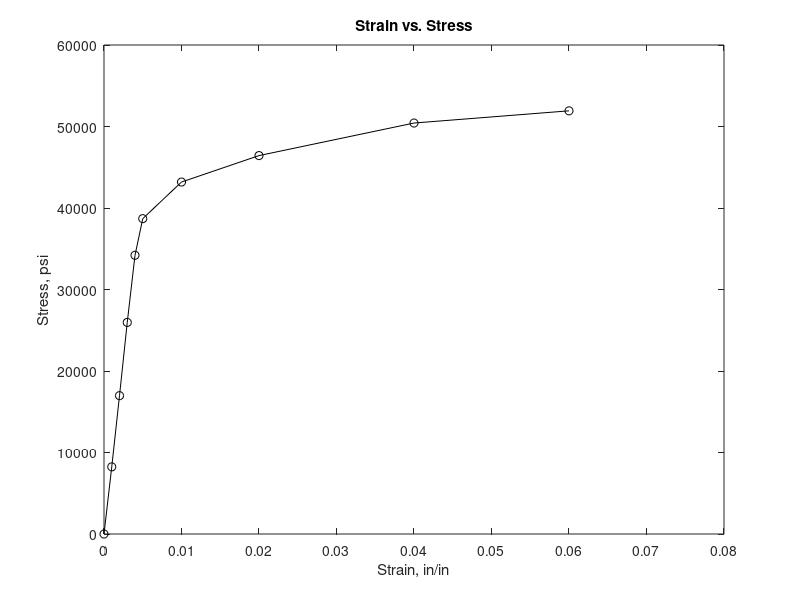

This chart was generated by the following MATLAB code:
%Homework 3/15 Problem 1: Stress vs Strain
%Create a matrix of force values. Transpose matrix to make it vertical
Force=[0 1650 3400 5200 6850 7750 8650 9300 10100 10400]';
%Define area
Area=pi*0.2525^2;
%Create formula to solve for stress
stress=Force/Area

%Create matrix of lengths. Done using increments instead of manually
%inputting each value. Transpose matrices so they will be vertical and
%combine them vertically by using semicolon
lengths=[(2:0.002:2.01)'; (2.02:0.02:2.04)'; (2.08)';(2.12)']
%Create formula to solve for strain
strain=(lengths-2)/2

%Create a table relating stress to strain
stress_strain=[stress strain]
%Plot values, with strain on x-axis and stress on y, formatted as a solid
%black line with open circle markers
plot(strain, stress, '-ok')
%Label the axes
xlabel('Strain, in/in'), ylabel('Stress, psi')
%Title graph
title('Strain vs. Stress')